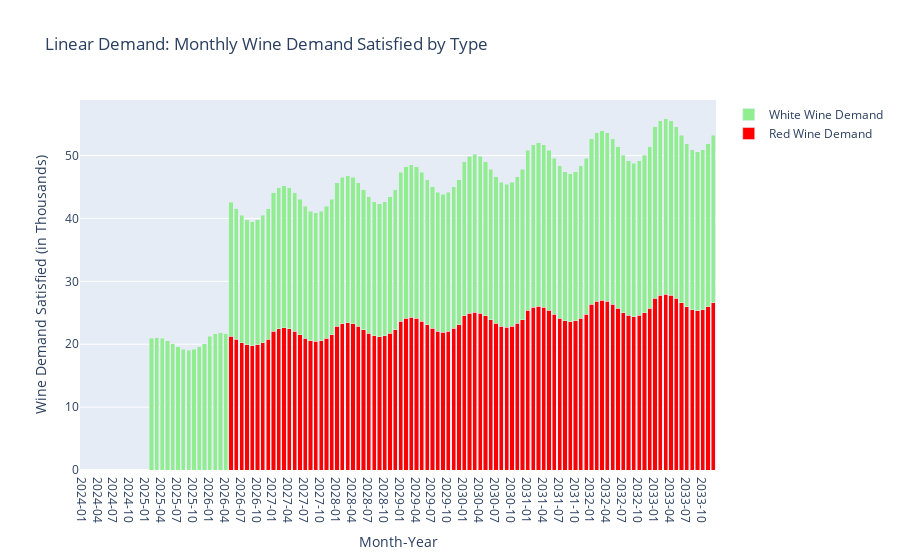

Notebook code for this chart:
### Code cell
df = df2_sim1.copy()

# Aggregating the total demand for Red and White wine across all months for each country
red_columns = [col for col in df.columns if 'Red' in col]
white_columns = [col for col in df.columns if 'White' in col]

# Summing up the demand for Red and White wine for each country
total_red_demand = df[red_columns].sum().sum()
total_white_demand = df[white_columns].sum().sum()

# Convert 'Month' to datetime for proper sorting and display
df['Month'] = pd.to_datetime(df['Month'])

# Aggregate monthly total demand for Red and White wine across all countries
df['Total_Red_Demand'] = df[red_columns].sum(axis=1)
df['Total_White_Demand'] = df[white_columns].sum(axis=1)
df['Total_Wine_Demand'] = df['Total_Red_Demand'] + df['Total_White_Demand']

# Extracting year-month for the x-axis
df['Year_Month'] = df['Month'].dt.strftime('%Y-%m')

# Creating separate traces for Red and White wine demand over time
fig = go.Figure()

# Red wine demand trace
fig.add_trace(go.Bar(
    x=df['Year_Month'],
    y=df['Total_Red_Demand']*1000,
    name="Red Wine Demand",
    marker_color="red"
))

# White wine demand trace
fig.add_trace(go.Bar(
    x=df['Year_Month'],
    y=df['Total_White_Demand']*1000,
    name="White Wine Demand",
    marker_color="lightgreen"
))

fig.update_layout(
    title="Linear Demand: Monthly Wine Demand Satisfied by Type",
    xaxis_title="Month-Year",
    yaxis_title="Wine Demand Satisfied (in Thousands)",
    xaxis={'type': 'category'},  # Ensures that months are treated as distinct categories
    barmode='stack'  # Groups the bars for red and white wine side by side for each month
)

# This setup would allow for filtering by wine type by clicking on the legend items.
fig.show()

### Figure 1 — Plotly figure (JSON) as saved in the notebook; plotly's stock layout.template omitted (floating-point values rounded to 4 significant figures)
{"data": [{"marker": {"color": "red"}, "name": "Red Wine Demand", "type": "bar", "x": ["2024-01", "2024-02", "2024-03", "2024-04", "2024-05", "2024-06", "2024-07", "2024-08", "2024-09", "2024-10", "2024-11", "2024-12", "2025-01", "2025-02", "2025-03", "2025-04", "2025-05", "2025-06", "2025-07", "2025-08", "2025-09", "2025-10", "2025-11", "2025-12", "2026-01", "2026-02", "2026-03", "2026-04", "2026-05", "2026-06", "2026-07", "2026-08", "2026-09", "2026-10", "2026-11", "2026-12", "2027-01", "2027-02", "2027-03", "2027-04", "2027-05", "2027-06", "2027-07", "2027-08", "2027-09", "2027-10", "2027-11", "2027-12", "2028-01", "2028-02", "2028-03", "2028-04", "2028-05", "2028-06", "2028-07", "2028-08", "2028-09", "2028-10", "2028-11", "2028-12", "2029-01", "2029-02", "2029-03", "2029-04", "2029-05", "2029-06", "2029-07", "2029-08", "2029-09", "2029-10", "2029-11", "2029-12", "2030-01", "2030-02", "2030-03", "2030-04", "2030-05", "2030-06", "2030-07", "2030-08", "2030-09", "2030-10", "2030-11", "2030-12", "2031-01", "2031-02", "2031-03", "2031-04", "2031-05", "2031-06", "2031-07", "2031-08", "2031-09", "2031-10", "2031-11", "2031-12", "2032-01", "2032-02", "2032-03", "2032-04", "2032-05", "2032-06", "2032-07", "2032-08", "2032-09", "2032-10", "2032-11", "2032-12", "2033-01", "2033-02", "2033-03", "2033-04", "2033-05", "2033-06", "2033-07", "2033-08", "2033-09", "2033-10", "2033-11", "2033-12"], "y": [0, 0, 0, 0, 0, 0, 0, 0, 0, 0, 0, 0, 0, 0, 0, 0, 0, 0, 0, 0, 0, 0, 0, 0, 0, 0, 0, 0, 21.3, 20.78, 20.26, 19.88, 19.74, 19.88, 20.26, 20.78, 22.06, 22.45, 22.6, 22.45, 22.06, 21.52, 20.98, 20.59, 20.45, 20.59, 20.98, 21.52, 22.85, 23.26, 23.41, 23.26, 22.85, 22.29, 21.74, 21.33, 21.18, 21.33, 21.74, 22.29, 23.67, 24.09, 24.25, 24.09, 23.67, 23.09, 22.52, 22.09, 21.94, 22.09, 22.52, 23.09, 24.52, 24.96, 25.12, 24.96, 24.52, 23.93, 23.33, 22.89, 22.73, 22.89, 23.33, 23.93, 25.41, 25.86, 26.03, 25.86, 25.41, 24.79, 24.17, 23.72, 23.55, 23.72, 24.17, 24.79, 26.33, 26.8, 26.97, 26.8, 26.33, 25.68, 25.04, 24.57, 24.4, 24.57, 25.04, 25.68, 27.28, 27.77, 27.94, 27.77, 27.28, 26.61, 25.95, 25.46, 25.28, 25.46, 25.95, 26.61]}, {"marker": {"color": "lightgreen"}, "name": "White Wine Demand", "type": "bar", "x": ["2024-01", "2024-02", "2024-03", "2024-04", "2024-05", "2024-06", "2024-07", "2024-08", "2024-09", "2024-10", "2024-11", "2024-12", "2025-01", "2025-02", "2025-03", "2025-04", "2025-05", "2025-06", "2025-07", "2025-08", "2025-09", "2025-10", "2025-11", "2025-12", "2026-01", "2026-02", "2026-03", "2026-04", "2026-05", "2026-06", "2026-07", "2026-08", "2026-09", "2026-10", "2026-11", "2026-12", "2027-01", "2027-02", "2027-03", "2027-04", "2027-05", "2027-06", "2027-07", "2027-08", "2027-09", "2027-10", "2027-11", "2027-12", "2028-01", "2028-02", "2028-03", "2028-04", "2028-05", "2028-06", "2028-07", "2028-08", "2028-09", "2028-10", "2028-11", "2028-12", "2029-01", "2029-02", "2029-03", "2029-04", "2029-05", "2029-06", "2029-07", "2029-08", "2029-09", "2029-10", "2029-11", "2029-12", "2030-01", "2030-02", "2030-03", "2030-04", "2030-05", "2030-06", "2030-07", "2030-08", "2030-09", "2030-10", "2030-11", "2030-12", "2031-01", "2031-02", "2031-03", "2031-04", "2031-05", "2031-06", "2031-07", "2031-08", "2031-09", "2031-10", "2031-11", "2031-12", "2032-01", "2032-02", "2032-03", "2032-04", "2032-05", "2032-06", "2032-07", "2032-08", "2032-09", "2032-10", "2032-11", "2032-12", "2033-01", "2033-02", "2033-03", "2033-04", "2033-05", "2033-06", "2033-07", "2033-08", "2033-09", "2033-10", "2033-11", "2033-12"], "y": [0, 0, 0, 0, 0, 0, 0, 0, 0, 0, 0, 0, 0, 20.93, 21.06, 20.93, 20.56, 20.06, 19.56, 19.19, 19.06, 19.19, 19.56, 20.06, 21.3, 21.68, 21.82, 21.68, 21.3, 20.78, 20.26, 19.88, 19.74, 19.88, 20.26, 20.78, 22.06, 22.45, 22.6, 22.45, 22.06, 21.52, 20.98, 20.59, 20.45, 20.59, 20.98, 21.52, 22.85, 23.26, 23.41, 23.26, 22.85, 22.29, 21.74, 21.33, 21.18, 21.33, 21.74, 22.29, 23.67, 24.09, 24.25, 24.09, 23.67, 23.09, 22.52, 22.09, 21.94, 22.09, 22.52, 23.09, 24.52, 24.96, 25.12, 24.96, 24.52, 23.93, 23.33, 22.89, 22.73, 22.89, 23.33, 23.93, 25.41, 25.86, 26.03, 25.86, 25.41, 24.79, 24.17, 23.72, 23.55, 23.72, 24.17, 24.79, 26.33, 26.8, 26.97, 26.8, 26.33, 25.68, 25.04, 24.57, 24.4, 24.57, 25.04, 25.68, 27.28, 27.77, 27.94, 27.77, 27.28, 26.61, 25.95, 25.46, 25.28, 25.46, 25.95, 26.61]}], "layout": {"barmode": "stack", "title": {"text": "Linear Demand: Monthly Wine Demand Satisfied by Type"}, "xaxis": {"title": {"text": "Month-Year"}, "type": "category"}, "yaxis": {"title": {"text": "Wine Demand Satisfied (in Thousands)"}}}}
